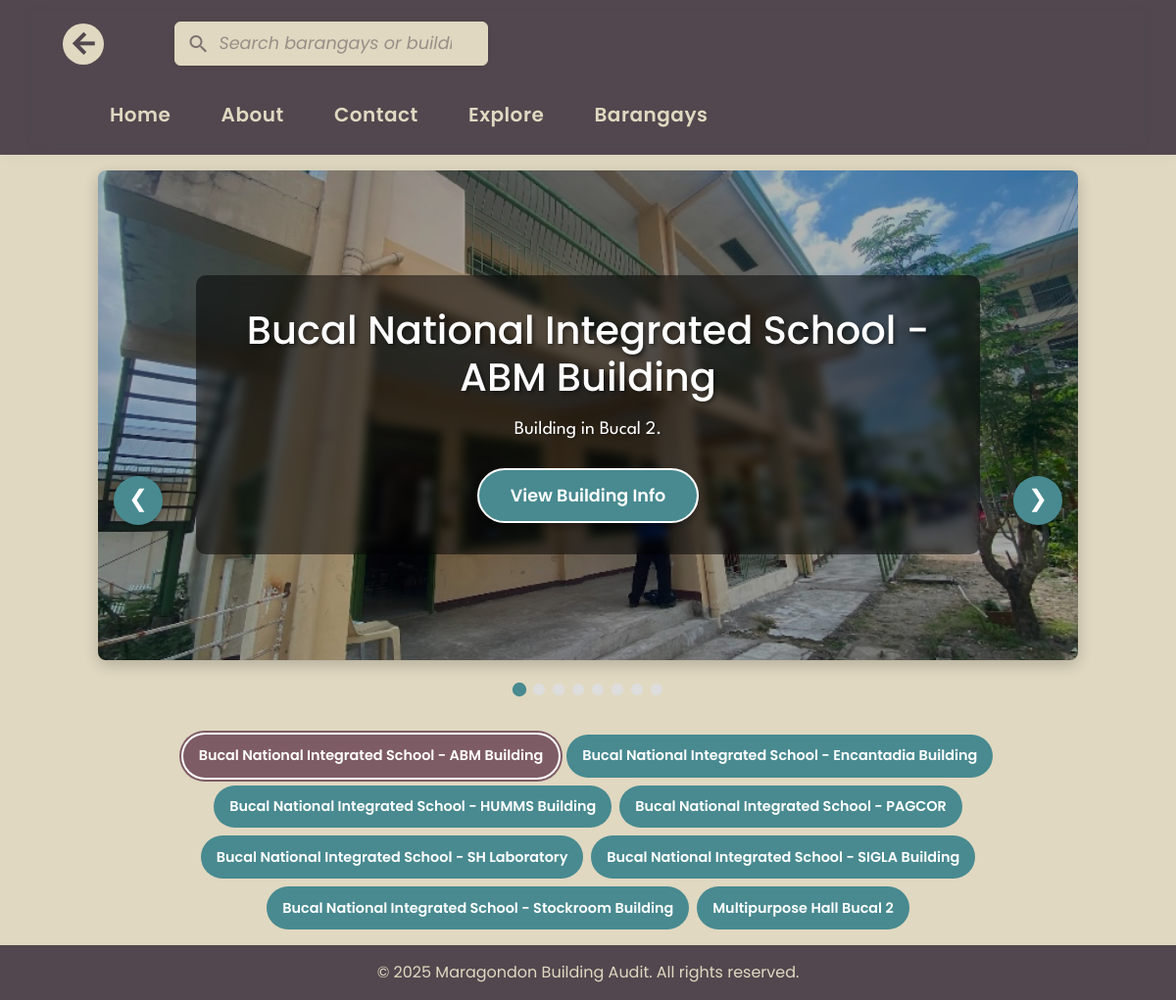
Screenshot of /index.php?section=buildings&barangay_id=15 with the database file from the repository.
### tables this page shows
CREATE TABLE `buildings` (
  `id` int(11) NOT NULL,
  `name` varchar(255) NOT NULL,
  `barangay_id` int(11) NOT NULL,
  `location` varchar(255) NOT NULL,
  `height` decimal(10,2) NOT NULL,
  `storey_count` int(11) NOT NULL,
  `construction_year` varchar(50) DEFAULT NULL,
  `building_type` varchar(100) NOT NULL,
  `structure_type` varchar(100) NOT NULL,
  `occupancy` varchar(100) NOT NULL,
  `design_occupancy` varchar(100) DEFAULT NULL,
  `occupant_count` varchar(100) DEFAULT NULL,
  `nscp_edition_year` varchar(50) DEFAULT NULL,
  `is_original` varchar(10) DEFAULT NULL,
  `created_at` timestamp NOT NULL DEFAULT current_timestamp()
);

CREATE TABLE `barangays` (
  `id` int(11) NOT NULL,
  `name` varchar(100) NOT NULL,
  `created_at` timestamp NOT NULL DEFAULT current_timestamp()
);

### content/building.php (the view, shortened to what this page needs)
<?php
$barangay_id = isset($_GET['barangay_id']) ? intval($_GET['barangay_id']) : 0;
$barangay_name = '';
$buildings = [];
try {
    $pdo = new PDO(
        "mysql:host=" . DB_HOST . ";dbname=" . DB_NAME,
        DB_USER,
        DB_PASS
    );
    $pdo->setAttribute(PDO::ATTR_ERRMODE, PDO::ERRMODE_EXCEPTION);
    $stmt = $pdo->prepare("SELECT name FROM barangays WHERE id = ?");
    $stmt->execute([$barangay_id]);
    $barangay_name = $stmt->fetchColumn();
    $stmt = $pdo->prepare("SELECT id, name FROM buildings WHERE barangay_id = ? ORDER BY name");
    $stmt->execute([$barangay_id]);
    $buildings = $stmt->fetchAll(PDO::FETCH_ASSOC);
} catch (PDOException $e) {
    $buildings = [];
}
?>
<section class="barangay-section">
    <div class="barangay-content">
        <div class="barangay-carousel">
            <div class="carousel-slides">
                <?php foreach ($buildings as $index => $building): ?>
                <div class="carousel-slide <?php echo ($index === 0) ? 'active' : ''; ?>" data-index="<?php echo $index; ?>">
                    <div class="slide-background" style="background-image: url('<?php echo htmlspecialchars($building['photo']); ?>')"></div>
                    <div class="slide-content">
                        <h2><?php echo htmlspecialchars($building['name']); ?></h2>
                        <p>Building in <?php echo htmlspecialchars($barangay_name); ?>.</p>
                        <button class="barangay-btn view-info-btn" data-index="<?php echo $index; ?>" onclick="window.location.href='index.php?section=building_info&building_id=<?php echo $building['id']; ?>'">
                            View Building Info
                        </button>
                    </div>
                </div>
                <?php endforeach; ?>
            </div>
            <div class="carousel-dots">
                <?php foreach ($buildings as $index => $building): ?>
                <div class="carousel-dot <?php echo ($index === 0) ? 'active' : ''; ?>" data-index="<?php echo $index; ?>"></div>
                <?php endforeach; ?>
            </div>
            <div class="carousel-controls">
                <button class="carousel-btn prev">&#10094;</button>
                <button class="carousel-btn next">&#10095;</button>
            </div>
            <div class="barangay-list">
                <?php foreach ($buildings as $index => $building): ?>
                <button class="barangay-btn <?php echo ($index === 0) ? 'active' : ''; ?>" data-index="<?php echo $index; ?>">
                    <?php echo htmlspecialchars($building['name']); ?>
                </button>
                <?php endforeach; ?>
            </div>
        </div>
    </div>
</section>

### css/styles.css (style rules this page uses)
:root { --dark-gray: #3b3137; --beige: #e0d8c1; --dusty-rose: #7e5c65; --dark-gray: #52474e; --teal-blue: #488a90; --slate-blue: #2c4759; --main-font: 'League Spartan', 'Montserrat', 'Poppins', Arial, sans-serif; --heading-font: 'Montserrat', 'League Spartan', Arial, sans-serif; --accent-font: 'Poppins', Arial, sans-serif; --mono-font: 'Fira Mono', 'Consolas', 'Courier New', monospace; }
body { background: var(--beige); color: var(--dark-gray); font-family: var(--main-font); }

### css/index.css (style rules this page uses)
* { margin: 0; padding: 0; box-sizing: border-box; }
body { display: flex; flex-direction: column; height: 100vh; }

### css/barangay.css (style rules this page uses)
.barangay-section { display: flex; flex: 1; align-items: center; justify-content: center; background: none; padding: 1rem; }
.barangay-content { display: flex; flex-direction: column; width: 100%; max-width: 1200px; align-items: center; gap: 1.5rem; }
.barangay-carousel { width: 100%; max-width: 1000px; display: flex; flex-direction: column; align-items: center; gap: 1rem; }
.carousel-slides { width: 100%; position: relative; overflow: hidden; border-radius: 8px; height: 500px; box-shadow: 0 5px 15px rgba(0, 0, 0, 0.2); }
.carousel-slide { position: absolute; top: 0; left: 0; width: 100%; height: 100%; opacity: 0; transition: opacity 0.8s ease; display: flex; justify-content: center; align-items: center; }
.carousel-slide.active { opacity: 1; z-index: 1; }
.slide-background { position: absolute; top: 0; left: 0; width: 100%; height: 100%; background-size: cover; background-position: center; filter: brightness(0.7); z-index: -1; }
.slide-content { padding: 2rem; text-align: center; color: white; max-width: 80%; z-index: 2; background-color: rgba(0, 0, 0, 0.5); border-radius: 10px; backdrop-filter: blur(5px); }
.slide-content h2 { font-size: 2.5rem; margin-bottom: 1rem; font-family: var(--accent-font); text-shadow: 2px 2px 4px rgba(0, 0, 0, 0.5); }
.slide-content p { margin-bottom: 1.5rem; font-size: 1.2rem; text-shadow: 1px 1px 3px rgba(0, 0, 0, 0.5); }
.slide-content .barangay-btn { display: inline-block; margin: 0 auto; padding: 0.8rem 2rem; width: auto; font-size: 1.1rem; background-color: var(--teal-blue); border: 2px solid white; box-shadow: 0 4px 8px rgba(0, 0, 0, 0.3); }
.carousel-dots { display: flex; justify-content: center; gap: 0.5rem; padding: 0.5rem; }
.carousel-dot { width: 12px; height: 12px; background-color: #ddd; border-radius: 50%; cursor: pointer; transition: background-color 0.3s, transform 0.2s; }
.carousel-dot.active { background-color: var(--teal-blue); transform: scale(1.2); }
.barangay-list { display: flex; justify-content: center; flex-wrap: wrap; gap: 0.5rem; margin-top: 1rem; width: 100%; }
.barangay-btn { background: var(--teal-blue); color: white; padding: 0.7rem 1rem; border-radius: 50px; font-family: var(--accent-font); font-weight: 600; font-size: 0.9rem; border: none; cursor: pointer; transition: all 0.3s; text-decoration: none; }
.barangay-btn.active { background: var(--dusty-rose); box-shadow: 0 0 0 2px white, 0 0 0 4px var(--dusty-rose); }
.carousel-controls { display: flex; justify-content: space-between; width: 100%; max-width: 1000px; padding: 0 1rem; position: absolute; top: 50%; left: 50%; transform: translate(-50%, -50%); z-index: 5; pointer-events: none; }
.carousel-btn { background: var(--teal-blue); color: white; border: none; width: 50px; height: 50px; border-radius: 50%; display: flex; align-items: center; justify-content: center; cursor: pointer; transition: all 0.3s; font-size: 1.5rem; box-shadow: 0 2px 10px rgba(0,0,0,0.3); pointer-events: auto; }

### rows the page displays
buildings: name "Bucal National Integrated School - ABM Building", barangay.name "Bucal 2"
buildings: name "Bucal National Integrated School - Encantadia Building"
buildings: name "Bucal National Integrated School - HUMMS Building"
buildings: name "Bucal National Integrated School - PAGCOR"
buildings: name "Bucal National Integrated School - SH Laboratory"
buildings: name "Bucal National Integrated School - SIGLA Building"
buildings: name "Bucal National Integrated School - Stockroom Building"
buildings: name "Multipurpose Hall Bucal 2"
